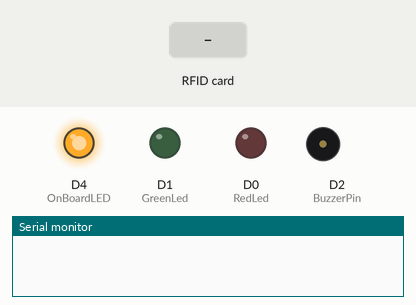
Bench run of a sketch on a simulated ESP8266 (NodeMCU). Shown: output pins drawn as LEDs (lit = HIGH), buzzer (waves = sounding, pin HIGH), the last lines printed to the serial monitor. Dashed ring = blinking. The test bench sets the inputs (shaded band). WiFi joins after 1.5 s; servers stay silent unless stated; uploads are accepted with an empty reply.

Above: at 0.6 s.
At 3.2 s:
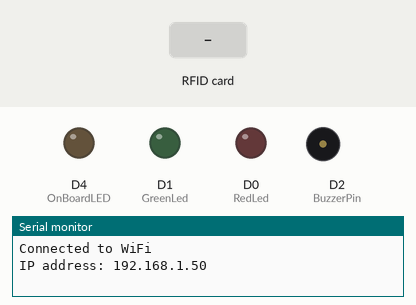
3.3 s: RFID card 5E 7A 19 C4 held to the reader
At 4.4 s:
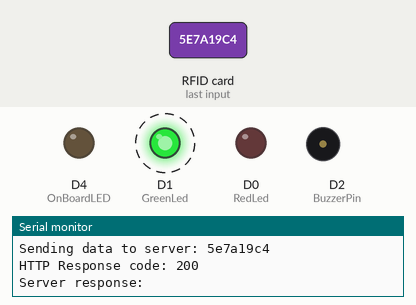
Timing chart, 0 to 8.2 s (numbered marks = the images above; inputs shaded):
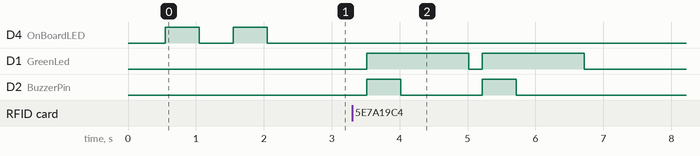

Measured:
- after the input at 3.3 s, D1 (GreenLed): alternates HIGH for 1.5 s and LOW for 0.20 s, 4 changes in all, then stays LOW, starting after 0.22 s; D2 (BuzzerPin): alternates HIGH for 0.50 s and LOW for 1.2 s, 4 changes in all, then stays LOW, starting after 0.22 s

The sketch:

NodeMCU.ino
```cpp
#include <MFRC522.h>
#include <SPI.h>
#include <ESP8266WiFi.h>
#include <ESP8266HTTPClient.h>

#define SS_PIN D8 // RX slave select
#define RST_PIN D3
#define RedLed D0
#define GreenLed D1
#define BuzzerPin D2

MFRC522 mfrc522(SS_PIN, RST_PIN);

const char *ssid = "mmarte";
const char *password = "khev060919";
const char *serverUrl = "http://192.168.1.5/2/dataService.php";

const char* device_tokens[] = {
  "68b69620a21eed2a","4bd653fbcac0d6a3"
};

const int OnBoardLED = LED_BUILTIN; // Built-in LED on NodeMCU

void setup() {
  pinMode(RedLed, OUTPUT);
  pinMode(GreenLed, OUTPUT);
  pinMode(OnBoardLED, OUTPUT); // Set OnBoard LED as OUTPUT
  pinMode(BuzzerPin, OUTPUT);
  Serial.begin(115200);
  SPI.begin();
  mfrc522.PCD_Init();
  connectToWiFi();
}

void loop() {
  if (!WiFi.isConnected()) {
    connectToWiFi();
  }

  if (mfrc522.PICC_IsNewCardPresent() && mfrc522.PICC_ReadCardSerial()) {
    String uid = getUidAsString();
    sendDataToServer(uid);
    delay(1000); // Add a delay to avoid reading the same card multiple times
  }
}

void connectToWiFi() {
  WiFi.begin(ssid, password);

  while (WiFi.status() != WL_CONNECTED) {
    digitalWrite(OnBoardLED, LOW); // Turn off OnBoard LED while connecting
    delay(500);
    digitalWrite(OnBoardLED, HIGH); // Turn on OnBoard LED while not connected
    delay(500);
  }

  digitalWrite(OnBoardLED, LOW); // Turn off OnBoard LED when connected
  Serial.println("");
  Serial.println("Connected to WiFi");
  Serial.print("IP address: ");
  Serial.println(WiFi.localIP());
}

String getUidAsString() {
  String uidStr = "";
  for (byte i = 0; i < mfrc522.uid.size; i++) {
    uidStr += String(mfrc522.uid.uidByte[i], HEX);
  }
  mfrc522.PICC_HaltA();
  return uidStr;
}

void sendDataToServer(String uid) {
  Serial.println("Sending data to server: " + uid);

  for (int i = 0; i < sizeof(device_tokens) / sizeof(device_tokens[0]); i++) {
    HTTPClient http;
    String dataService = "?card_uid=" + String(uid) + "&device_token=" + String(device_tokens[i]);
    String link = serverUrl + dataService;

    http.begin(link);
    int httpCode = http.GET();
    String response = http.getString();

    Serial.println("HTTP Response code: " + String(httpCode));
    Serial.println("Server response: " + response);

    digitalWrite(BuzzerPin, LOW); // Turn off the buzzer

    if (httpCode == 200) {
      if (response == "succesful") {
        digitalWrite(GreenLed, HIGH);
        digitalWrite(RedLed, LOW);
        buzzBuzzer(); // Buzz the buzzer
        blinkOnBoardLED(); // Call function to blink OnBoard LED
        digitalWrite(GreenLed, LOW); // Turn off the Green LED
        delay(1000); // Delay after Green LED turned off
      } else if (response == "Not found!" || response == "Not registerd!" || response == "Not Allowed!") {
        digitalWrite(GreenLed, LOW);
        digitalWrite(RedLed, HIGH);
        delay(1000); // Red LED stays on for 1 second
      } else {
        digitalWrite(GreenLed, HIGH);
        digitalWrite(RedLed, LOW);
        buzzBuzzer(); // Buzz the buzzer
        delay(1000); // Red LED stays on for 1 second
      }
    }else{
      digitalWrite(GreenLed, LOW);
      digitalWrite(RedLed, HIGH);
    }
    digitalWrite(RedLed, LOW);
    digitalWrite(GreenLed, LOW);
    http.end();
  }
}

void buzzBuzzer() {
  digitalWrite(BuzzerPin, HIGH); // Turn on the buzzer
  delay(500); // Buzzer sounds for 0.5 seconds
  digitalWrite(BuzzerPin, LOW); // Turn off the buzzer
}

void blinkOnBoardLED() {
  // Function to blink OnBoard LED
  for (int i = 0; i < 3; i++) { // Blink the LED 3 times
    digitalWrite(OnBoardLED, HIGH); // Turn on OnBoard LED
    delay(200); // Keep the LED on for 200 milliseconds
    digitalWrite(OnBoardLED, LOW); // Turn off OnBoard LED
    delay(200); // Keep the LED off for 200 milliseconds
  }
}
```
